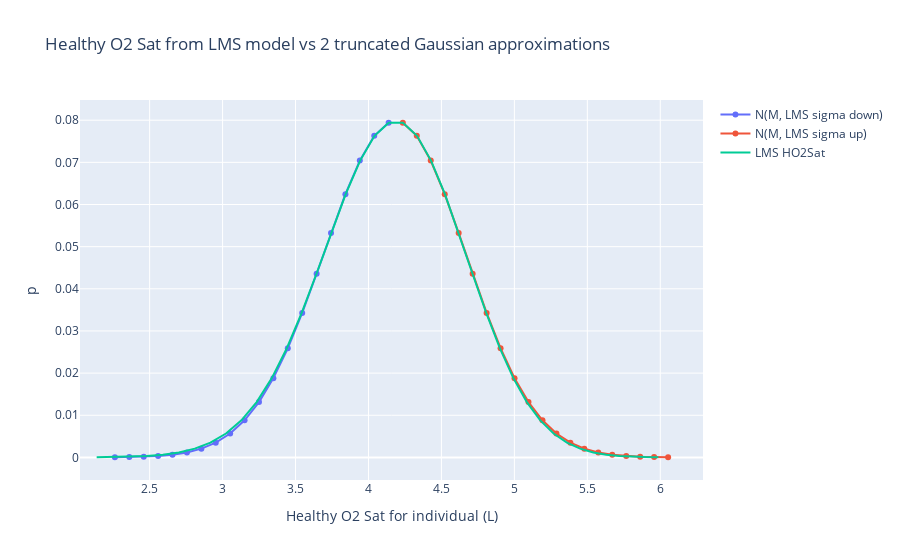

Notebook cell for this chart:
### Code cell
# df = patient_data.load(use_calc_age=True, use_calc_predicted_fev1=True)
age = 25
sex = "Male"
height = 170
LMS = pred_fev1.calc_predicted_FEV1_LMS_straight(height, age, sex)
S = LMS["S"]
L = LMS["L"]
M = LMS["M"]
gauss_approx_sigma_down = LMS["sigma_down"]
gauss_approx_sigma_up = LMS["sigma_up"]

print(f"pred FEV1={M}")

LMS_pred_FEV1_dist_zscores = np.exp(np.log(1 + z_arr * S * L) / L + np.log(M))

half_z_arr_idx = int(len(z_arr) / 2)

fig = go.Figure()
fig.add_trace(
    go.Scatter(
        x=M + z_arr[0:half_z_arr_idx] * gauss_approx_sigma_down,
        y=p_arr[0:half_z_arr_idx],
        mode="lines+markers",
        name="N(M, LMS sigma down)",
    )
)
fig.add_trace(
    go.Scatter(
        x=M + z_arr[half_z_arr_idx:] * gauss_approx_sigma_up,
        y=p_arr[half_z_arr_idx:],
        mode="lines+markers",
        name="N(M, LMS sigma up)",
    )
)
fig.add_trace(
    go.Scatter(
        x=LMS_pred_FEV1_dist_zscores,
        y=p_arr,
        mode="lines",
        name="LMS HO2Sat",
    )
)
fig.update_layout(
    title="Healthy FEV1 from LMS model vs 2 truncated Gaussian approximations",
    xaxis_title="Healthy FEV1 for individual (L)",
    yaxis_title="p",
)
fig.show()

### Figure 1 — Plotly figure (JSON) as saved in the notebook; plotly's stock layout.template omitted (floating-point values rounded to 4 significant figures)
{"data": [{"mode": "lines+markers", "name": "N(M, LMS sigma down)", "type": "scatter", "x": [2.262, 2.361, 2.459, 2.558, 2.657, 2.756, 2.854, 2.953, 3.052, 3.151, 3.249, 3.348, 3.447, 3.546, 3.644, 3.743, 3.842, 3.941, 4.039, 4.138], "y": [3.973e-05, 8.496e-05, 0.0001745, 0.0003445, 0.0006534, 0.001191, 0.002084, 0.003506, 0.005666, 0.008797, 0.01312, 0.01881, 0.02591, 0.03428, 0.04357, 0.05322, 0.06245, 0.07042, 0.07628, 0.0794]}, {"mode": "lines+markers", "name": "N(M, LMS sigma up)", "type": "scatter", "x": [4.235, 4.331, 4.427, 4.523, 4.618, 4.714, 4.81, 4.905, 5.001, 5.097, 5.192, 5.288, 5.384, 5.479, 5.575, 5.671, 5.767, 5.862, 5.958, 6.054], "y": [0.0794, 0.07628, 0.07042, 0.06245, 0.05322, 0.04357, 0.03428, 0.02591, 0.01881, 0.01312, 0.008797, 0.005666, 0.003506, 0.002084, 0.001191, 0.0006534, 0.0003445, 0.0001745, 8.496e-05, 3.973e-05]}, {"mode": "lines", "name": "LMS HO2Sat", "type": "scatter", "x": [2.137, 2.253, 2.367, 2.479, 2.59, 2.7, 2.809, 2.917, 3.023, 3.129, 3.234, 3.337, 3.44, 3.542, 3.643, 3.744, 3.844, 3.943, 4.041, 4.139, 4.236, 4.333, 4.429, 4.524, 4.619, 4.713, 4.807, 4.9, 4.993, 5.086, 5.178, 5.269, 5.36, 5.451, 5.541, 5.631, 5.72, 5.809, 5.898, 5.987], "y": [3.973e-05, 8.496e-05, 0.0001745, 0.0003445, 0.0006534, 0.001191, 0.002084, 0.003506, 0.005666, 0.008797, 0.01312, 0.01881, 0.02591, 0.03428, 0.04357, 0.05322, 0.06245, 0.07042, 0.07628, 0.0794, 0.0794, 0.07628, 0.07042, 0.06245, 0.05322, 0.04357, 0.03428, 0.02591, 0.01881, 0.01312, 0.008797, 0.005666, 0.003506, 0.002084, 0.001191, 0.0006534, 0.0003445, 0.0001745, 8.496e-05, 3.973e-05]}], "layout": {"title": {"text": "Healthy O2 Sat from LMS model vs 2 truncated Gaussian approximations"}, "xaxis": {"title": {"text": "Healthy O2 Sat for individual (L)"}}, "yaxis": {"title": {"text": "p"}}}}
